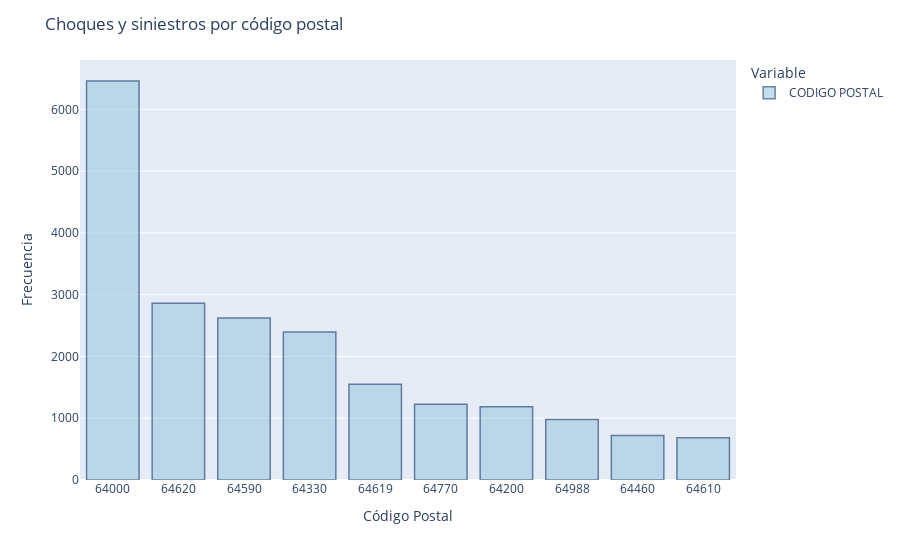

Notebook source saved alongside this figure:
### Code cell
fig = px.bar(top_freq_cps,
                    labels={
                     "index": "Código Postal",
                     "value": "Frecuencia",
                     "variable": "Variable"
                 })

fig.update_traces(marker_color='rgb(158,202,225)', marker_line_color='rgb(8,48,107)',
                  marker_line_width=1.5, opacity=0.6)

fig.update_layout(title_text='Choques y siniestros por código postal')

fig.show()

### Figure 1 — Plotly figure (JSON) as saved in the notebook; plotly's stock layout.template omitted (floating-point values rounded to 4 significant figures)
{"data": [{"alignmentgroup": "True", "hovertemplate": "Variable=CODIGO POSTAL<br>Código Postal=%{x}<br>Frecuencia=%{y}<extra></extra>", "legendgroup": "CODIGO POSTAL", "marker": {"color": "rgb(158,202,225)", "line": {"color": "rgb(8,48,107)", "width": 1.5}}, "name": "CODIGO POSTAL", "offsetgroup": "CODIGO POSTAL", "opacity": 0.6, "orientation": "v", "showlegend": true, "textposition": "auto", "type": "bar", "x": ["64000", "64620", "64590", "64330", "64619", "64770", "64200", "64988", "64460", "64610"], "xaxis": "x", "y": [6458, 2860, 2624, 2395, 1549, 1228, 1184, 979, 719, 684], "yaxis": "y"}], "layout": {"barmode": "relative", "legend": {"title": {"text": "Variable"}, "tracegroupgap": 0}, "margin": {"t": 60}, "title": {"text": "Choques y siniestros por código postal"}, "xaxis": {"anchor": "y", "domain": [0, 1], "title": {"text": "Código Postal"}}, "yaxis": {"anchor": "x", "domain": [0, 1], "title": {"text": "Frecuencia"}}}}
